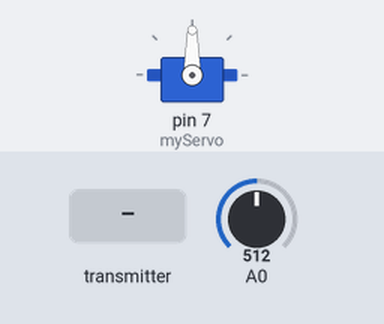
A sketch run on a simulated Arduino Uno, built with avr-gcc and run on an emulated ATmega328P. Shown: servo. Inputs (shaded band) come from the test bench; at power-on: A0 = 512. No radio packets arrive unless stated.

Above: at 1.2 s.
1.3 s: the transmitter starts sending angleV = 0
At 2.3 s:
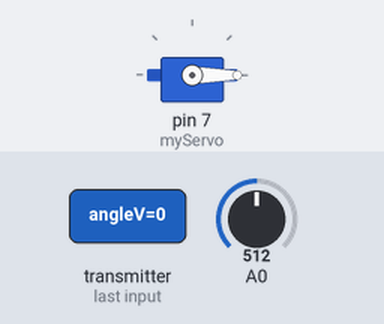
2.8 s: the transmitter starts sending angleV = 45
At 3.7 s:
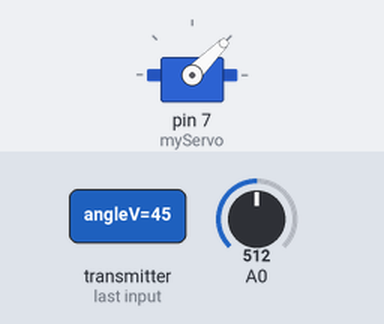
4.3 s: the transmitter starts sending angleV = 180
At 4.7 s:
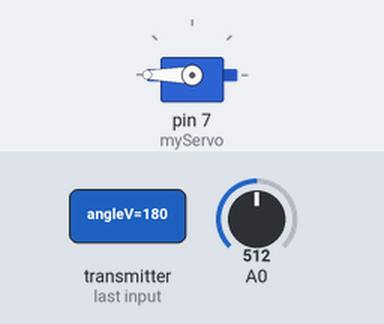
5.8 s: the transmitter starts sending angleV = 90
At 7.1 s:
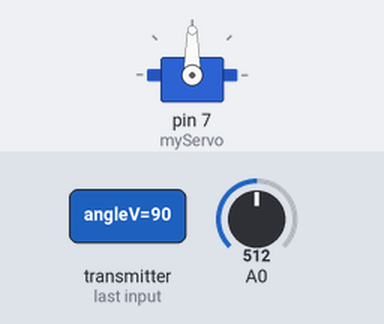
Timing chart, 0 to 8.3 s (numbered marks = the images above; inputs shaded):
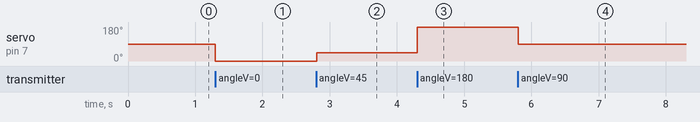

The sketch:

btn.ino
```cpp
#include <SPI.h>
#include <nRF24L01.h>
#include <RF24.h>
#include <Servo.h>


RF24 radio(10, 9); // CE, CSN
const byte addresses[][6] = {"00001", "00002"};
Servo myServo;

void setup() {
  myServo.attach(7);
  radio.begin();
  radio.openWritingPipe(addresses[0]); // 00001
  radio.openReadingPipe(1, addresses[1]); // 00002
  radio.setPALevel(RF24_PA_MIN);
}

void loop() {
  delay(5);
  radio.startListening();
  if ( radio.available()) {
    while (radio.available()) {
      int angleV = 0;
      radio.read(&angleV, sizeof(angleV));
      myServo.write(angleV);
      Serial.print(angleV);
    }
    delay(5);
    radio.stopListening();
    int potValue = analogRead(A0);
    int angleV = map(potValue, 0, 1023, 0, 180);
    radio.write(&angleV, sizeof(angleV));

  }
}
```

Measured:
- after the input at 1.3 s, servo on pin 7 (myServo): 90° → 0° at once
- after the input at 2.8 s, servo on pin 7 (myServo): 0° → 45° at once
- after the input at 4.3 s, servo on pin 7 (myServo): 45° → 180° at once
- after the input at 5.8 s, servo on pin 7 (myServo): 180° → 90° at once
